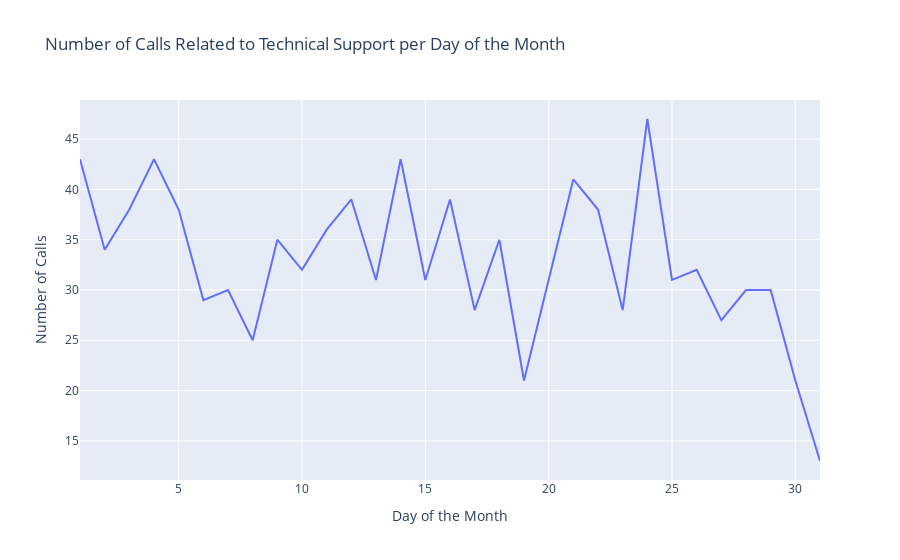

The notebook cell this image was saved under:
### Code cell
fig = px.line(
    techCallsByDayOfMonth,
    x="dayOfMonth",
    y="call_id",
    title="Number of Calls Related to Technical Support per Day of the Month",
    labels={"dayOfMonth": "Day of the Month", "call_id": "Number of Calls"},
)
fig.show()

### Figure 1 — Plotly figure (JSON) as saved in the notebook; plotly's stock layout.template omitted (floating-point values rounded to 4 significant figures)
{"data": [{"hovertemplate": "Day of the Month=%{x}<br>Number of Calls=%{y}<extra></extra>", "legendgroup": "", "line": {"color": "#636efa", "dash": "solid"}, "marker": {"symbol": "circle"}, "mode": "lines", "name": "", "orientation": "v", "showlegend": false, "type": "scatter", "x": [1, 2, 3, 4, 5, 6, 7, 8, 9, 10, 11, 12, 13, 14, 15, 16, 17, 18, 19, 20, 21, 22, 23, 24, 25, 26, 27, 28, 29, 30, 31], "xaxis": "x", "y": [43, 34, 38, 43, 38, 29, 30, 25, 35, 32, 36, 39, 31, 43, 31, 39, 28, 35, 21, 31, 41, 38, 28, 47, 31, 32, 27, 30, 30, 21, 13], "yaxis": "y"}], "layout": {"legend": {"tracegroupgap": 0}, "title": {"text": "Number of Calls Related to Technical Support per Day of the Month"}, "xaxis": {"anchor": "y", "domain": [0, 1], "title": {"text": "Day of the Month"}}, "yaxis": {"anchor": "x", "domain": [0, 1], "title": {"text": "Number of Calls"}}}}
